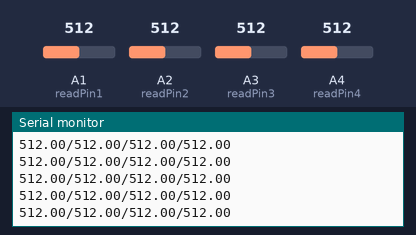
Recording of a sketch running on a simulated Arduino Uno, built with avr-gcc and run on an emulated ATmega328P. Parts: the last lines printed to the serial monitor. The test bench sets the inputs (shaded band); at power-on: A1 (readPin1) = 512, A2 (readPin2) = 512, A3 (readPin3) = 512, A4 (readPin4) = 512.

Above: at 1.2 s.
1.3 s: A1 (readPin1) set to 109
At 1.44 s:
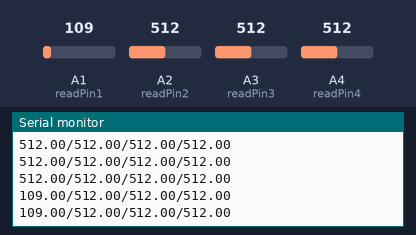
4.3 s: A1 (readPin1) set to 92
At 4.3 s:
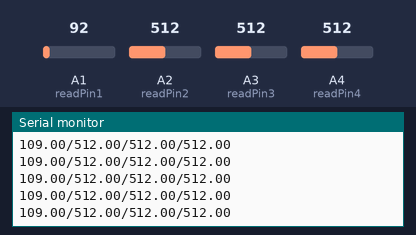
Timing chart, 0 to 7.3 s (numbered marks = the images above; inputs shaded):
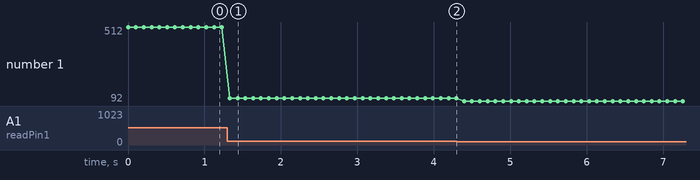

Measured:
- after the input at 1.3 s, the serial monitor: prints a new line at once (image 1)
- plotted number 1: 512 → 109 after the input at 1.3 s, 109 → 92 after the input at 4.3 s

The sketch:

the_required_program.ino
```cpp
float readPin1=A1;
float V1=0.0000;

float readPin2=A2;
float V2=0.0000;

float readPin3=A3;
float V3=0.0000;

float readPin4=A4;
float V4=0.0000;

int delayTime=100;
void setup() {
  pinMode(readPin1,INPUT);
  pinMode(readPin2,INPUT);
  pinMode(readPin3,INPUT);
  pinMode(readPin4,INPUT);
  Serial.begin(9600);
}

void loop() {
 V1=analogRead(readPin1);
 V2=analogRead(readPin2);
 V3=analogRead(readPin3);
 V4=analogRead(readPin4);
  Serial.print(V1);
  Serial.print("/");
  Serial.print(V2);
  Serial.print("/");
  Serial.print(V3);
  Serial.print("/");
  Serial.println(V4);
 delay(delayTime);
}
```
